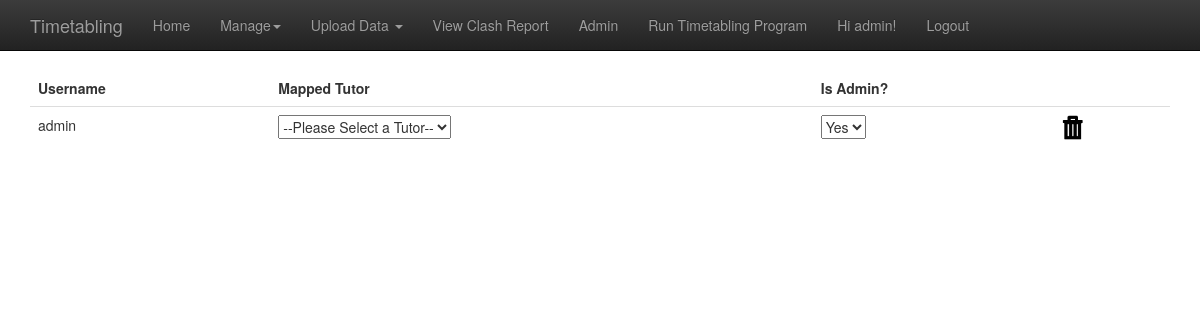
The page /currentuser (signed in) on the database its author committed.
### timetabler/models.py (models this page shows, shortened)
class Base(CRUDMixin):
    __abstract__ = True
    id = db.Column('id', db.Integer, primary_key=True)
    year = db.Column('year', db.Integer, nullable=False)
    studyperiod = db.Column('studyperiod', db.String(20), nullable=False)

class User(Base):
    __tablename__ = "users"
    username = db.Column('username', db.String(40), index=True, nullable=False)
    password = db.Column('password', db.String(100), nullable=False)
    email = db.Column('email', db.String(50))
    is_admin = db.Column('is_admin', db.String(10))

### timetabler/views.py (the view)
@app.route('/currentuser')
@login_required
def currentuser():
    return render_template("user.html", user=current_user)

### timetabler/__init__.py (called while the page is built)
@login_manager.user_loader
def load_user(user_id):
    return User.query.filter_by(username=user_id).first()

### timetabler/templates/user.html (shortened to what this page needs)
{% extends "layout.html" %}
{% block content %}
<div class="row">
<div class="col-md-12">
<table class="table">
    <thead>
    <td>Username</td>
    <td>Mapped Tutor</td>
    <td>Is Admin?</td>
    <td></td>
    </thead>
    <tr>
        <td>{{ user.username }}</td>
        {% if current_user.is_admin == '1' %}
            <td><select id="usermapping/{{ user.id }}" onchange="mapTutorUser({{ user.id }})">
            <option value = "-1" selected>--Please Select a Tutor--</option>
            </select></td>
            <td><select id="useradmin/{{ user.id }}" onchange="userAdmin({{ user.id }})">
                {% if user.is_admin=='1' %}
                    <option value="1" selected>Yes</option>
                    {% else %}
                    <option value="1">Yes</option>
                    <option value="0" selected>No</option>
                    {% endif %}
            </select></td>
        {% endif %}
    {% if current_user.is_admin == '1' %}
    <td>    <a href='{{ url_for('delete_user',username=user.username) }}' class="delete" data-confirm="Are you sure you want to delete this item?"><img
                            src='../static/img/removeSymbol.png' class='deleteIcon'/></a></td>
    {% endif %}
    </tr>
</table>
</div>
</div>
{% endblock %}

### timetabler/templates/layout.html (shortened to what this page needs)
<!DOCTYPE html>
<html lang="en">
<head>
    <link href="../static/css/bootstrap.min.css" rel="stylesheet">
    <link href="../static/css/bootstrap-theme.min.css" rel="stylesheet">
    <link href="../static/css/theme.css" rel="stylesheet">
</head>
<body>
<nav class="navbar navbar-inverse navbar-fixed-top">
    <div class="container">
        <div class="navbar-header">
            <a class="navbar-brand" href="/">Timetabling</a>
        </div>
        <div id="navbar" class="navbar-collapse collapse">
            <ul class="nav navbar-nav">
                <li><a href="/">Home</a></li>
                {% if current_user.is_authenticated %}
                {% if current_user.is_admin == '1' %}
                    <li class="dropdown">
                    <a href="#" class="dropdown-toggle" data-toggle="dropdown" role="button" aria-haspopup="true"
                       aria-expanded="false">Manage<span class="caret"></span></a>
                </li>
                    {% endif %}
                    {% if current_user.is_admin=='1' %}
                        <li class="dropdown">
                    <a href="#" class="dropdown-toggle" data-toggle="dropdown" role="button" aria-haspopup="true"
                       aria-expanded="false">Upload Data <span class="caret"></span></a>
                        </li>{% endif %}
                    {% if current_user.is_admin=='1' %}
                        <li><a href="viewclashreport">View Clash Report</a></li>
                        {% endif %}
                    {% if current_user.is_admin=='1' %}
                        <li><a href="admin">Admin</a></li>{% endif %}
                    {% if current_user.is_admin=='1' %}
                        <li><a href="runtimetabler">Run Timetabling Program</a></li>{% endif %}
                {% endif %}
                {% if current_user.is_authenticated %}
                    {% if current_user.tutor %}
                        <li><a href="/currentuser">Hi {{ current_user.tutor.name }}!</a></li>
                    {% else %}
                        <li><a href="/currentuser">Hi {{ current_user.username }}!</a></li>
                    {% endif %}{% endif %}
                <li>{% if current_user.is_authenticated %}<a href="logout">Logout</a> {% else %}
                    <a href="login">Login</a> {% endif %}</li>
            </ul>
        </div>
    </div>
</nav>
<div class="container theme-showcase" role="main">
    {% block content %}{% endblock %}
</div>
</body>
</html>

### timetabler/static/css/theme.css (style rules this page uses)
body { padding-top: 70px; padding-bottom: 30px; }
img.deleteIcon { width: 25px; }
thead { font-weight: bold; }

### rows shown on the page
User: username "admin", id "--Please Select a Tutor--", is_admin+id "Yes"
